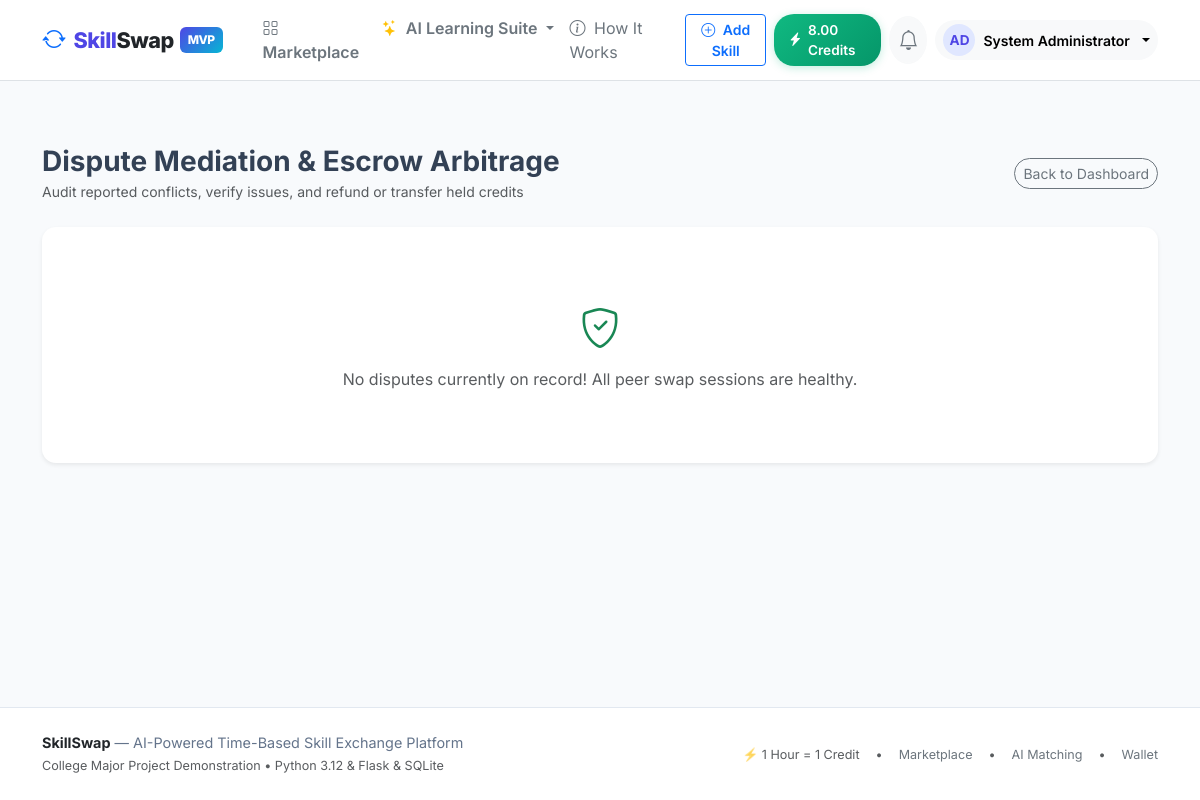
Page /admin/disputes (signed in) on the committed database.
### app/models/wallet.py (models this page shows, shortened)
class Wallet(db.Model):
    __tablename__ = "wallets"
    id = db.Column(db.Integer, primary_key=True)
    user_id = db.Column(db.Integer, db.ForeignKey("users.id"), unique=True, nullable=False, index=True)
    available_balance = db.Column(db.Numeric(8, 2), default=Decimal("0.00"), nullable=False)
    reserved_balance = db.Column(db.Numeric(8, 2), default=Decimal("0.00"), nullable=False)
    updated_at = db.Column(db.DateTime, default=lambda: datetime.now(timezone.utc), onupdate=lambda: datetime.now(timezone.utc), nullable=False)
    user = db.relationship("User", back_populates="wallet")
    transactions = db.relationship(
        "WalletTransaction", back_populates="wallet", cascade="all, delete-orphan", order_by="desc(WalletTransaction.created_at)"
    )

### app/models/user.py (models this page shows, shortened)
class User(UserMixin, db.Model):
    __tablename__ = "users"
    id = db.Column(db.Integer, primary_key=True)
    username = db.Column(db.String(64), unique=True, nullable=False, index=True)
    email = db.Column(db.String(120), unique=True, nullable=False, index=True)
    password_hash = db.Column(db.String(256), nullable=False)
    full_name = db.Column(db.String(100), nullable=False)
    role = db.Column(db.String(20), default="user", nullable=False)  # 'user', 'admin'
    status = db.Column(db.String(20), default="active", nullable=False)  # 'active', 'suspended'
    bio = db.Column(db.Text, default="")
    headline = db.Column(db.String(150), default="")
    location = db.Column(db.String(100), default="")
    timezone = db.Column(db.String(50), default="UTC")
    avatar_path = db.Column(db.String(255), nullable=True)
    created_at = db.Column(db.DateTime, default=lambda: datetime.now(timezone.utc), nullable=False)
    updated_at = db.Column(db.DateTime, default=lambda: datetime.now(timezone.utc), onupdate=lambda: datetime.now(timezone.utc), nullable=False)
    wallet = db.relationship("Wallet", back_populates="user", uselist=False, cascade="all, delete-orphan")
    skills = db.relationship("UserSkill", back_populates="user", cascade="all, delete-orphan", lazy="dynamic")
    availability = db.relationship("AvailabilitySlot", back_populates="user", cascade="all, delete-orphan")
    bookings_as_learner = db.relationship(
        "Booking", foreign_keys="Booking.learner_id", back_populates="learner", lazy="dynamic"
    )
    bookings_as_teacher = db.relationship(
        "Booking", foreign_keys="Booking.teacher_id", back_populates="teacher", lazy="dynamic"
    )
    reviews_given = db.relationship(
        "Review", foreign_keys="Review.reviewer_id", back_populates="reviewer", lazy="dynamic"
    )
    reviews_received = db.relationship(
        "Review", foreign_keys="Review.reviewee_id", back_populates="reviewee", lazy="dynamic"
    )
    notifications = db.relationship("Notification", back_populates="user", cascade="all, delete-orphan", lazy="dynamic")
    roadmaps = db.relationship("LearningRoadmap", back_populates="user", cascade="all, delete-orphan", lazy="dynamic")
    quizzes = db.relationship("GeneratedQuiz", back_populates="user", cascade="all, delete-orphan", lazy="dynamic")
    ai_conversations = db.relationship("AIConversation", back_populates="user", cascade="all, delete-orphan", lazy="dynamic")
    ai_prefs = db.relationship("UserAIPrefs", back_populates="user", uselist=False, cascade="all, delete-orphan")
    @property
    def is_admin(self) -> bool:
        return self.role == "admin"
    @property
    def is_active(self) -> bool:
        return self.status == "active"

### app/admin/routes.py (the view)
@bp.route("/disputes")
@admin_required
def disputes():
    all_disputes = Dispute.query.order_by(Dispute.created_at.desc()).all()
    return render_template("admin/disputes.html", disputes=all_disputes)

### app/admin/routes.py (called while the page is built)
def admin_required(f):
    @wraps(f)
    @login_required
    def decorated_function(*args, **kwargs):
        if not current_user.is_admin:
            flash("Administrator privileges are required to access this area.", "danger")
            return redirect(url_for("dashboard.dashboard"))
        return f(*args, **kwargs)
    return decorated_function

### app/services/notification_service.py (called while the page is built)
def get_unread_count(user_id: int) -> int:
    return Notification.query.filter_by(user_id=user_id, is_read=False).count()

### app/templates/admin/disputes.html (shortened to what this page needs)
{% extends "base.html" %}
{% block content %}
<div class="container py-4">
  <div class="d-flex justify-content-between align-items-center mb-4">
    <div>
      <h3 class="fw-bold mb-0">Dispute Mediation & Escrow Arbitrage</h3>
      <span class="text-muted small">Audit reported conflicts, verify issues, and refund or transfer held credits</span>
    </div>
    <a href="{{ url_for('admin.dashboard') }}" class="btn btn-outline-secondary btn-sm rounded-pill">
      Back to Dashboard
    </a>
  </div>
  <div class="card p-4 border-0 shadow-sm">
    {% if disputes %}
      <div class="d-flex flex-column gap-4">
        {% for d in disputes %}
          <div class="p-4 bg-light rounded-3 border">
            <div class="d-flex justify-content-between align-items-start mb-2">
              <div>
                <span class="badge {{ 'bg-danger' if d.status == 'open' else 'bg-success' }} px-3 py-1 mb-1">
                  {{ d.status.replace('_', ' ').title() }}
                </span>
                <h5 class="fw-bold mb-0">Dispute #{{ d.id }} for Booking #{{ d.booking_id }} ({{ d.booking.skill.name }})</h5>
              </div>
              <span class="badge bg-light text-dark border px-3 py-2 fw-semibold">
                Escrow at Stake: ⚡ {{ d.booking.credits }} Cr
              </span>
            </div>
            <div class="text-muted small mb-3">
              Opened by <strong>{{ d.opened_by.full_name }}</strong> (@{{ d.opened_by.username }})
              • Learner: <strong>{{ d.booking.learner.full_name }}</strong>
              • Teacher: <strong>{{ d.booking.teacher.full_name }}</strong>
            </div>
            <div class="p-3 bg-white rounded border mb-3">
              <strong class="text-danger small d-block mb-1">Claimed Reason:</strong>
              <div class="small text-dark">{{ d.reason }}</div>
            </div>
            {% if d.status == 'open' %}
              <form method="POST" action="{{ url_for('admin.resolve_dispute', dispute_id=d.id) }}" class="p-3 bg-white rounded border">
                <input type="hidden" name="csrf_token" value="{{ csrf_token() }}">
                <h6 class="fw-bold small mb-2 text-primary">Arbitrate Resolution:</h6>
                <div class="mb-3">
                  <label class="form-label small fw-semibold">Resolution Notes for Audit Log:</label>
                  <input type="text" name="resolution_notes" class="form-control form-control-sm" placeholder="e.g. Teacher missed call / Learner confirmed connection trouble..." required>
                </div>
                <div class="d-flex gap-2">
                  <button type="submit" name="decision" value="learner" class="btn btn-outline-danger btn-sm rounded-pill px-4 fw-semibold" onclick="return confirm('Refund full credits to learner?');">
                    <i class="bi bi-arrow-counterclockwise me-1"></i> Refund {{ d.booking.credits }} Cr to Learner
                  </button>
                  <button type="submit" name="decision" value="teacher" class="btn btn-outline-success btn-sm rounded-pill px-4 fw-semibold" onclick="return confirm('Award credits to teacher?');">
                    <i class="bi bi-check2-circle me-1"></i> Award {{ d.booking.credits }} Cr to Teacher
                  </button>
                </div>
              </form>
            {% else %}
              <div class="p-3 bg-success bg-opacity-10 rounded border border-success border-opacity-25 small text-success">
                <i class="bi bi-check-circle-fill me-1"></i> <strong>Resolved:</strong> {{ d.resolution }} (by admin @{{ d.resolved_by.username }})
              </div>
            {% endif %}
          </div>
        {% endfor %}
      </div>
    {% else %}
      <div class="text-center py-5 text-muted">
        <i class="bi bi-shield-check fs-1 text-success mb-2 d-block"></i>
        No disputes currently on record! All peer swap sessions are healthy.
      </div>
    {% endif %}
  </div>
</div>
{% endblock %}

### app/templates/base.html (shortened to what this page needs)
<!DOCTYPE html>
<html lang="en">
<head>
  <link href="https://cdn.jsdelivr.net/npm/bootstrap@5.3.3/dist/css/bootstrap.min.css" rel="stylesheet">
  <link rel="stylesheet" href="https://cdn.jsdelivr.net/npm/bootstrap-icons@1.11.3/font/bootstrap-icons.min.css">
  <link rel="stylesheet" href="{{ url_for('static', filename='css/custom.css') }}">
</head>
<body>
  <nav class="navbar navbar-expand-lg navbar-light bg-white border-bottom sticky-top py-2">
    <div class="container">
      <a class="navbar-brand d-flex align-items-center" href="{{ url_for('dashboard.index') }}">
        <i class="bi bi-arrow-repeat text-primary me-2 fs-4"></i>
        <span>Skill<span class="text-dark">Swap</span></span>
        <span class="brand-badge">MVP</span>
      </a>
      <div class="collapse navbar-collapse" id="navbarMain">
        <ul class="navbar-nav me-auto mb-2 mb-lg-0 ms-lg-3">
          <li class="nav-item">
            <a class="nav-link fw-semibold text-secondary" href="{{ url_for('skills.index') }}">
              <i class="bi bi-grid me-1"></i> Marketplace
            </a>
          </li>
          <li class="nav-item dropdown">
            <a class="nav-link dropdown-toggle fw-semibold text-secondary" href="#" role="button" data-bs-toggle="dropdown">
              <i class="bi bi-stars text-warning me-1"></i> AI Learning Suite
            </a>
          </li>
          <li class="nav-item">
            <a class="nav-link text-secondary" href="#" data-bs-toggle="modal" data-bs-target="#howItWorksModal">
              <i class="bi bi-info-circle me-1"></i> How It Works
            </a>
          </li>
        </ul>
        <div class="d-flex align-items-center gap-2">
          {% if current_user.is_authenticated %}
            <a href="{{ url_for('skills.new') }}" class="btn btn-outline-primary btn-sm fw-semibold d-none d-md-inline-block">
              <i class="bi bi-plus-circle me-1"></i> Add Skill
            </a>
            <a href="{{ url_for('wallet.index') }}" class="credit-pill" title="1 Hour Teaching = 1 Credit">
              <i class="bi bi-lightning-charge-fill"></i>
              <span>{{ current_user.wallet.available_balance if current_user.wallet else '0.00' }} Credits</span>
            </a>
            <a href="{{ url_for('notifications.index') }}" class="btn btn-light position-relative p-2 rounded-circle" title="Notifications">
              <i class="bi bi-bell fs-5 text-secondary"></i>
            </a>
            <div class="dropdown">
              <button class="btn btn-light dropdown-toggle d-flex align-items-center gap-2 border-0 rounded-pill px-2 py-1" data-bs-toggle="dropdown">
                <div class="avatar-circle" style="width: 32px; height: 32px; font-size: 0.85rem;">
                  {{ current_user.username[:2].upper() }}
                </div>
                <span class="fw-semibold small d-none d-lg-inline">{{ current_user.full_name }}</span>
              </button>
            </div>
          {% else %}
            <a href="{{ url_for('auth.login') }}" class="btn btn-link text-decoration-none text-secondary fw-semibold">Sign In</a>
            <a href="{{ url_for('auth.register') }}" class="btn btn-primary fw-semibold shadow-sm">
              Get Started <span class="badge bg-warning text-dark ms-1">+2.0 Cr</span>
            </a>
          {% endif %}
        </div>
      </div>
    </div>
  </nav>
  <main class="py-4">
    {% block content %}{% endblock %}
  </main>
  <footer class="mt-auto">
    <div class="container">
      <div class="row gy-3 align-items-center">
        <div class="col-md-6 text-center text-md-start">
          <span class="fw-bold text-dark">SkillSwap</span> — AI-Powered Time-Based Skill Exchange Platform
          <div class="text-muted small mt-1">College Major Project Demonstration • Python 3.12 & Flask & SQLite</div>
        </div>
        <div class="col-md-6 text-center text-md-end">
          <div class="d-inline-flex gap-3 text-muted small">
            <span>⚡ 1 Hour = 1 Credit</span>
            <span>•</span>
            <a href="{{ url_for('skills.index') }}" class="text-decoration-none text-secondary">Marketplace</a>
            <span>•</span>
            <a href="{{ url_for('ai.matching') }}" class="text-decoration-none text-secondary">AI Matching</a>
            <span>•</span>
            <a href="{{ url_for('wallet.index') }}" class="text-decoration-none text-secondary">Wallet</a>
          </div>
        </div>
      </div>
    </div>
  </footer>
</body>
</html>

### app/static/css/custom.css (style rules this page uses)
:root { --primary: #4f46e5; --primary-hover: #4338ca; --primary-light: #e0e7ff; --accent: #10b981; --accent-hover: #059669; --accent-light: #d1fae5; --dark: #0f172a; --dark-surface: #1e293b; --gray-border: #e2e8f0; --gray-bg: #f8fafc; --font-family: 'Inter', system-ui, -apple-system, sans-serif; }
body { font-family: var(--font-family); background-color: var(--gray-bg); color: #334155; min-height: 100vh; display: flex; flex-direction: column; }
main { flex: 1; }
.navbar-brand { font-weight: 800; font-size: 1.35rem; letter-spacing: -0.5px; color: var(--primary) !important; }
.navbar-brand .brand-badge { background: linear-gradient(135deg, #4f46e5 0%, #06b6d4 100%); color: white; padding: 4px 8px; border-radius: 6px; font-size: 0.75rem; vertical-align: middle; margin-left: 6px; }
.credit-pill { background: linear-gradient(135deg, #10b981 0%, #059669 100%); color: white !important; font-weight: 600; border-radius: 20px; padding: 6px 14px; display: inline-flex; align-items: center; gap: 6px; font-size: 0.85rem; text-decoration: none; box-shadow: 0 2px 8px rgba(16, 185, 129, 0.25); transition: transform 0.15s ease; }
.card { border: 1px solid var(--gray-border); border-radius: 14px; box-shadow: 0 4px 15px -2px rgba(15, 23, 42, 0.04); transition: transform 0.2s ease, box-shadow 0.2s ease; background: white; }
.avatar-circle { width: 44px; height: 44px; border-radius: 50%; background: var(--primary-light); color: var(--primary); font-weight: 700; display: inline-flex; align-items: center; justify-content: center; font-size: 1.1rem; }
footer { background: white; border-top: 1px solid var(--gray-border); padding: 24px 0; font-size: 0.9rem; color: #64748b; }

### rows in the picture
Wallet: wallet "8.00"
User: username "AD", full_name "System Administrator"
